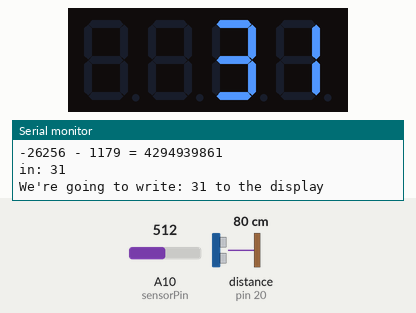
The sketch below on a simulated Arduino Leonardo, built with avr-gcc and run on an emulated ATmega32U4. Parts: 4-digit seven-segment display, the last lines printed to the serial monitor. Wiring (inferred from the names in the program): ultrasonic range finder: trigger pin 21; echo pin 20. Inputs (shaded band) come from the test bench; at power-on: distance to the obstacle (sensor on pin 20) 80 cm, A10 (sensorPin) = 512. The echo pulse lasts 58.3 µs per cm; USB keyboard and mouse output is not drawn.

Above: at 1.2 s.
1.3 s: distance to the obstacle (sensor on pin 20) set to 250 cm
At 1.9 s:
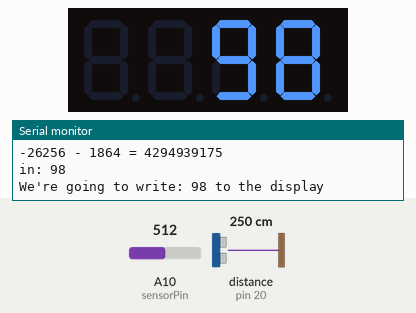
2.8 s: A10 (sensorPin) set to 146
4.3 s: A10 (sensorPin) set to 130
At 5.1 s:
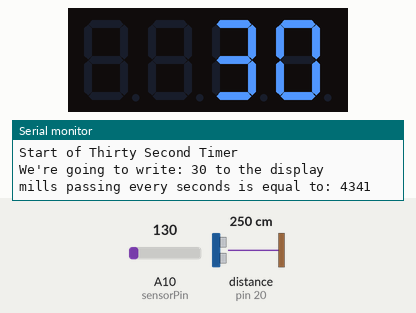
Timing chart, 0 to 7.3 s (numbered marks = the images above; inputs shaded):
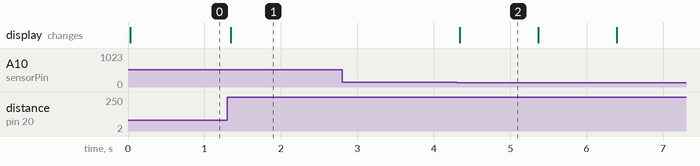

Measured:
- after the input at 1.3 s, the display: changes at once (image 1)
- after the input at 4.3 s, the display: changes at once (image 2)
- what the display in image 2 shows lasts 1.1 s, from 4.3 s to 5.4 s

The sketch:

atmega32u4_jiggler_v0.0.0.1.ino
```cpp
/*
 * created by Rui Santos, https://randomnerdtutorials.com
 *
 * Complete Guide for Ultrasonic Sensor HC-SR04
 *
    Ultrasonic sensor Pins:
        VCC: +5VDC
        Trig : Trigger (INPUT) - Pin11
        Echo: Echo (OUTPUT) - Pin 12
        GND: GND
 */
#include <Arduino.h>
#include <TM1637Display.h>
#include "Mouse.h"


//Timing variables
unsigned long moveTimer;
unsigned long moveTimerTotal = 0;


// Pins defined for 7 segment display library
#define CLK 18
#define DIO 19
//Create display object with defined paramaters
TM1637Display display(CLK, DIO);


//Pins defined for the sonar sensor
int trigPin = 21;    // Trigger
int echoPin = 20;    // Echo
long duration, inches;

//Variables for the pot
int sensorPin = 10;    // select the input pin for the potentiometer
int sensorValue = 0;  // variable to store the value coming from the sensor
int outputValue = 0; // value for pot to minutes map
int minutes = 0;// minutes to wait before moving the mouse

void setup() {
  //Serial Port begin
  Serial.begin (9600);
  //Define inputs and outputs
  pinMode(trigPin, OUTPUT);//setup the sonar pin to be an output
  pinMode(echoPin, INPUT);//setup the sonar pin to be an output
  Mouse.begin();//start the mouse
}

void loop() {
  //shit for the display, not sure how often I actually need to call this
  int k;
  uint8_t data[] = { 0xff, 0xff, 0xff, 0xff };
  uint8_t blank[] = { 0x00, 0x00, 0x00, 0x00 };
  display.setBrightness(0x0f);
  inches = getInches();
  UpdateDisplay(inches);
  minutes = Timer();
  if ((millis()-moveTimerTotal) > ((minutes*60*1000)-30000)){
    Serial.println("About to Call 30 second mouse timer");
    ThirtySecondMouseTimer();
    Serial.println("Called 30 second mouse timer");
  }
  Serial.println();
  Serial.print((minutes*60*1000)-30000);
  Serial.print(" - ");
  Serial.print(millis()-moveTimerTotal);

  Serial.print(" = ");
  Serial.print((((minutes*60*1000)-30000))-(millis()-moveTimerTotal));
  Serial.println("");


}

long getInches() {
  long duration, inches;
   // The sensor is triggered by a HIGH pulse of 10 or more microseconds.
  // Give a short LOW pulse beforehand to ensure a clean HIGH pulse:
  digitalWrite(trigPin, LOW);
  delayMicroseconds(5);
  digitalWrite(trigPin, HIGH);
  delayMicroseconds(10);
  digitalWrite(trigPin, LOW);

  // Read the signal from the sensor: a HIGH pulse whose
  // duration is the time (in microseconds) from the sending
  // of the ping to the reception of its echo off of an object.
  pinMode(echoPin, INPUT);
  duration = pulseIn(echoPin, HIGH);

  // Convert the time into a distance
  inches = (duration/2) / 74;   // Divide by 74 or multiply by 0.0135
  Serial.print("in: ");
  Serial.println(inches);
  return inches;
}

void MoveMouse(int loops) {
  Serial.print("Moving the Mouse ");
  Serial.print(loops);
  Serial.println(" times");
  for (;loops >=0; loops--) {
    Mouse.move(0, 20, 0);
    delay(500);
    Mouse.move(20, 0, 0);
    delay(500);
    Mouse.move(0, -20, 0);
    delay(500);
    Mouse.move(-20, 0, 0);
    delay(500);
    }
  Serial.println("Done moving the mouse");
}

void UpdateDisplay(int nums){
  Serial.println("");
  Serial.print("We're going to write: ");
  Serial.print(nums);
  Serial.println(" to the display");
  Serial.println("");
  display.showNumberDec(nums, false);
}

int Timer(){
  sensorValue = analogRead(sensorPin); // read the value from the sensor:
  outputValue = map(sensorValue, 0, 1023, 1, 45);
  Serial.print("Minutes to wait: ");
  Serial.println(outputValue);
  return outputValue;
}


void ThirtySecondMouseTimer(){
  Serial.println("Start of Thirty Second Timer");
  for (int seconds = 30; seconds >= 0; seconds--){
    UpdateDisplay(seconds);
    Serial.print("mills passing every seconds is equal to: ");
    Serial.println(millis());
    delay(1000);
    Serial.print("seconds left on timer: ");
    Serial.println(seconds);
    Serial.println("");
    if (seconds == 0){
      Serial.println("Seconds = zero");
      int moveInches = getInches();
      if (moveInches <=8){
        Serial.println("Something is within 8 inches");
        MoveMouse(5);
        moveTimerTotal = millis();
        }
      Serial.println("Nothing is in range");
      moveTimerTotal = millis();
    }
  }
}
```
